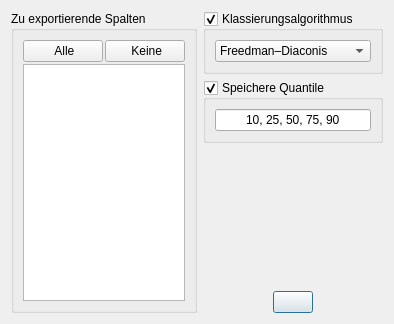
<?xml version="1.0" encoding="UTF-8"?>
<ui version="4.0">
 <class>Dialog</class>
 <widget class="QDialog" name="Dialog">
  <property name="geometry">
   <rect>
    <x>0</x>
    <y>0</y>
    <width>362</width>
    <height>324</height>
   </rect>
  </property>
  <property name="windowTitle">
   <string>Datei exportieren</string>
  </property>
  <property name="windowIcon">
   <iconset>
    <normalon>:/img/icons/save.png</normalon>
   </iconset>
  </property>
  <layout class="QHBoxLayout" name="horizontalLayout_4">
   <item>
    <widget class="QGroupBox" name="groupBox">
     <property name="title">
      <string>Zu exportierende Spalten</string>
     </property>
     <layout class="QVBoxLayout" name="verticalLayout_2">
      <property name="spacing">
       <number>2</number>
      </property>
      <item>
       <layout class="QHBoxLayout" name="horizontalLayout">
        <property name="topMargin">
         <number>0</number>
        </property>
        <item>
         <widget class="QPushButton" name="but_select_all">
          <property name="text">
           <string> Alle</string>
          </property>
          <property name="icon">
           <iconset>
            <normalon>:/img/icons/check_all.png</normalon>
           </iconset>
          </property>
         </widget>
        </item>
        <item>
         <spacer name="horizontalSpacer_3">
          <property name="orientation">
           <enum>Qt::Horizontal</enum>
          </property>
          <property name="sizeHint" stdset="0">
           <size>
            <width>40</width>
            <height>20</height>
           </size>
          </property>
         </spacer>
        </item>
        <item>
         <widget class="QPushButton" name="but_select_none">
          <property name="text">
           <string> Keine</string>
          </property>
          <property name="icon">
           <iconset>
            <normalon>:/img/icons/check_none.png</normalon>
           </iconset>
          </property>
         </widget>
        </item>
       </layout>
      </item>
      <item>
       <widget class="QListWidget" name="listWidget">
        <property name="editTriggers">
         <set>QAbstractItemView::NoEditTriggers</set>
        </property>
        <property name="defaultDropAction">
         <enum>Qt::IgnoreAction</enum>
        </property>
        <property name="alternatingRowColors">
         <bool>true</bool>
        </property>
       </widget>
      </item>
     </layout>
    </widget>
   </item>
   <item>
    <layout class="QVBoxLayout" name="verticalLayout_3">
     <property name="topMargin">
      <number>0</number>
     </property>
     <property name="bottomMargin">
      <number>0</number>
     </property>
     <item>
      <widget class="QGroupBox" name="gb_class">
       <property name="toolTip">
        <string>Abwählen, um Ausgabe der klassierten Daten zu unterdrücken</string>
       </property>
       <property name="title">
        <string>Klassierungsalgorithmus</string>
       </property>
       <property name="checkable">
        <bool>true</bool>
       </property>
       <layout class="QHBoxLayout" name="horizontalLayout_3">
        <item>
         <widget class="QComboBox" name="cb_classification">
          <property name="sizePolicy">
           <sizepolicy hsizetype="Expanding" vsizetype="Fixed">
            <horstretch>0</horstretch>
            <verstretch>0</verstretch>
           </sizepolicy>
          </property>
          <property name="maximumSize">
           <size>
            <width>190</width>
            <height>16777215</height>
           </size>
          </property>
          <item>
           <property name="text">
            <string>Freedman–Diaconis</string>
           </property>
          </item>
          <item>
           <property name="text">
            <string>Square-Root</string>
           </property>
          </item>
          <item>
           <property name="text">
            <string>Sturges</string>
           </property>
          </item>
          <item>
           <property name="text">
            <string>Rice</string>
           </property>
          </item>
         </widget>
        </item>
       </layout>
      </widget>
     </item>
     <item>
      <widget class="QGroupBox" name="gb_quantile">
       <property name="toolTip">
        <string>Abwählen, um Ausgabe der Quantile zu unterdrücken</string>
       </property>
       <property name="title">
        <string>Speichere Quantile</string>
       </property>
       <property name="checkable">
        <bool>true</bool>
       </property>
       <layout class="QHBoxLayout" name="horizontalLayout_5">
        <item>
         <widget class="QLineEdit" name="txt_quantiles">
          <property name="minimumSize">
           <size>
            <width>110</width>
            <height>0</height>
           </size>
          </property>
          <property name="toolTip">
           <string>Auszugebende Quantile in Prozent; getrennt durch &quot;,&quot;</string>
          </property>
          <property name="text">
           <string>10, 25, 50, 75, 90</string>
          </property>
          <property name="alignment">
           <set>Qt::AlignCenter</set>
          </property>
         </widget>
        </item>
       </layout>
      </widget>
     </item>
     <item>
      <spacer name="verticalSpacer">
       <property name="orientation">
        <enum>Qt::Vertical</enum>
       </property>
       <property name="sizeHint" stdset="0">
        <size>
         <width>20</width>
         <height>40</height>
        </size>
       </property>
      </spacer>
     </item>
     <item>
      <layout class="QHBoxLayout" name="horizontalLayout_2">
       <item>
        <spacer name="horizontalSpacer">
         <property name="orientation">
          <enum>Qt::Horizontal</enum>
         </property>
         <property name="sizeHint" stdset="0">
          <size>
           <width>40</width>
           <height>20</height>
          </size>
         </property>
        </spacer>
       </item>
       <item>
        <widget class="QPushButton" name="but_fout">
         <property name="toolTip">
          <string>.XLSX-Datei exportieren</string>
         </property>
         <property name="text">
          <string/>
         </property>
         <property name="icon">
          <iconset>
           <normalon>:/img/icons/save.png</normalon>
          </iconset>
         </property>
         <property name="iconSize">
          <size>
           <width>50</width>
           <height>50</height>
          </size>
         </property>
         <property name="default">
          <bool>true</bool>
         </property>
        </widget>
       </item>
       <item>
        <spacer name="horizontalSpacer_2">
         <property name="orientation">
          <enum>Qt::Horizontal</enum>
         </property>
         <property name="sizeHint" stdset="0">
          <size>
           <width>40</width>
           <height>20</height>
          </size>
         </property>
        </spacer>
       </item>
      </layout>
     </item>
    </layout>
   </item>
  </layout>
 </widget>
 <resources>
  <include location="icons.qrc"/>
 </resources>
 <connections/>
</ui>
